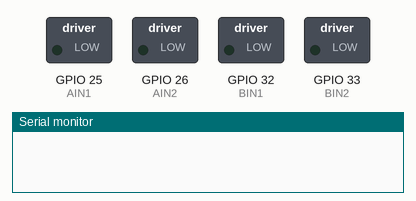
The sketch below on a simulated ESP32. Shown: switched loads named in the sketch (green lamp = pin HIGH), the last lines printed to the serial monitor. EEPROM starts erased; pins used as bus, display or sensor lines are not drawn.

Above: at 0.0 s.
At 7.1 s:
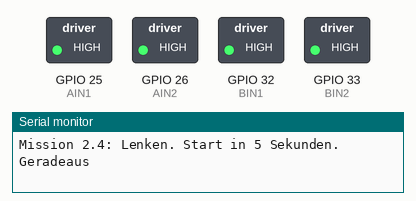
At 8.6 s:
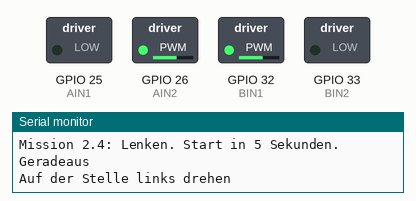
At 10.9 s:
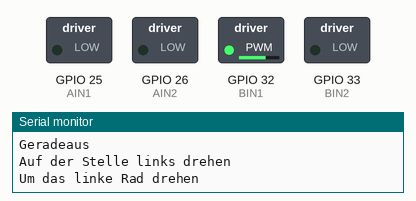
At 13.6 s:
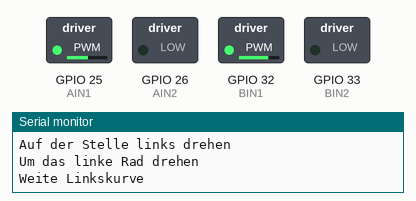
Timing chart, 0 to 17.3 s (numbered marks = the images above):
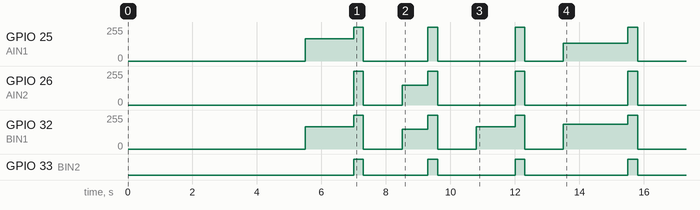

The sketch:

r-2-4-lenken.ino
```cpp
// Kampagne 2, Mission 2.4: Lenken
// Board: ESP32 Dev Module. Versorgung wie in Mission 2.2.
// Diesmal fährt der Roboter auf dem Boden: freie Fläche von etwa 1 × 1 m, nichts Zerbrechliches.
// Motoren: AIN1 25, AIN2 26 (links)  BIN1 32, BIN2 33 (rechts)  nSLEEP 27
//
// Nach dem Einschalten wartet der Roboter 5 Sekunden, dann fährt er vier Figuren:
// geradeaus, Drehung auf der Stelle, Drehung um ein Rad, eine weite Linkskurve.
// Danach steht er. Auslesen wie in Mission 2.2: Akku AUS, 3V3-Kabel vom Wandler abziehen, USB anstecken.
// Teiler 10 kΩ / 10 kΩ von VM an GPIO 34 wie in Mission 2.2.

#include <Preferences.h>
Preferences speicher;
const int VM_PIN = 34;

const int AIN1 = 25, AIN2 = 26, BIN1 = 32, BIN2 = 33, SLEEP = 27;
const int ANLAUF = 85;   // aus Mission 1.5

void pwm(int links, int rechts) {
  links = constrain(links, -255, 255); rechts = constrain(rechts, -255, 255);
  ledcWrite(AIN1, links > 0 ? links : 0);  ledcWrite(AIN2, links < 0 ? -links : 0);
  ledcWrite(BIN1, rechts > 0 ? rechts : 0); ledcWrite(BIN2, rechts < 0 ? -rechts : 0);
}

int prozentZuPwm(int prozent) {
  prozent = constrain(prozent, -100, 100);
  if (prozent == 0) return 0;
  int betrag = map(abs(prozent), 1, 100, ANLAUF, 255);
  return prozent > 0 ? betrag : -betrag;
}

// Fahren in Prozent: links, rechts, Dauer. Danach kurz bremsen und Pause.
void fahre(const char* name, int links, int rechts, int ms) {
  Serial.println(name);
  pwm(prozentZuPwm(links), prozentZuPwm(rechts));
  delay(ms);
  // bremsen: alle Eingänge HIGH (siehe Mission 1.3)
  ledcWrite(AIN1, 255); ledcWrite(AIN2, 255); ledcWrite(BIN1, 255); ledcWrite(BIN2, 255);
  delay(300);
  pwm(0, 0);
  delay(1200);
}

void setup() {
  Serial.begin(115200);
  delay(500);
  pinMode(SLEEP, OUTPUT); digitalWrite(SLEEP, HIGH); delay(2);
  ledcAttach(AIN1, 20000, 8); ledcAttach(AIN2, 20000, 8);
  ledcAttach(BIN1, 20000, 8); ledcAttach(BIN2, 20000, 8);
  pwm(0, 0);
  Serial.println();
  speicher.begin("r24", false);
  pinMode(VM_PIN, INPUT);
  if (analogReadMilliVolts(VM_PIN) * 2 < 2500) {   // nur USB
    if (speicher.getInt("gefahren", 0)) Serial.printf("KW-CHECK:r-2-4:%012llX\n", (unsigned long long)ESP.getEfuseMac());
    else Serial.println("Noch nicht gefahren. Erst mit Akku auf dem Boden laufen lassen.");
    speicher.end();
    return;
  }
  Serial.println("Mission 2.4: Lenken. Start in 5 Sekunden.");
  delay(5000);

  fahre("Geradeaus", 50, 50, 1500);
  fahre("Auf der Stelle links drehen", -40, 40, 800);
  fahre("Um das linke Rad drehen", 0, 50, 1200);
  fahre("Weite Linkskurve", 30, 60, 2000);

  speicher.putInt("gefahren", 1);
  speicher.end();
  Serial.printf("KW-CHECK:r-2-4:%012llX\n", (unsigned long long)ESP.getEfuseMac());
}

void loop() {}
```
